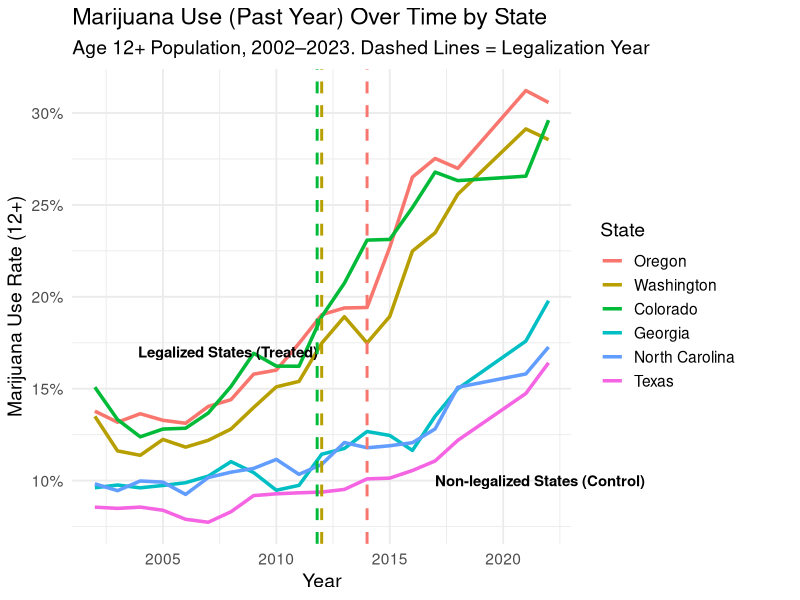
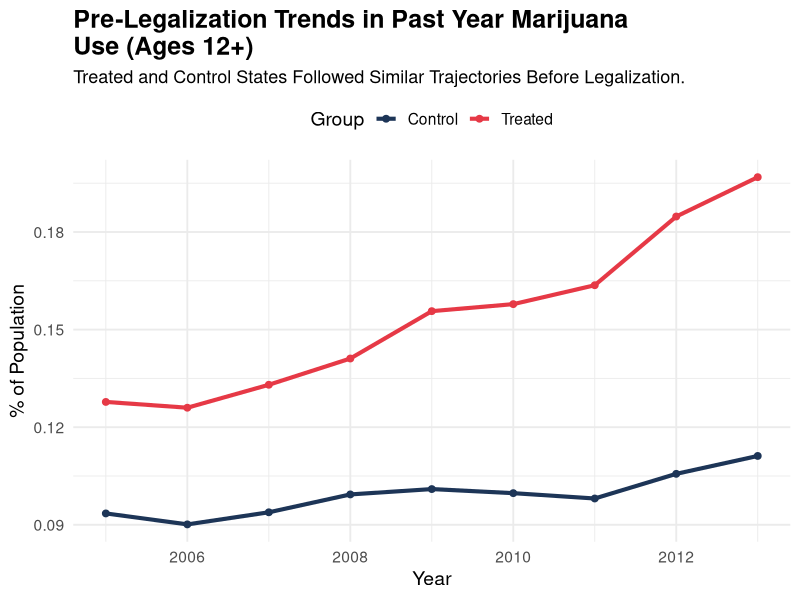
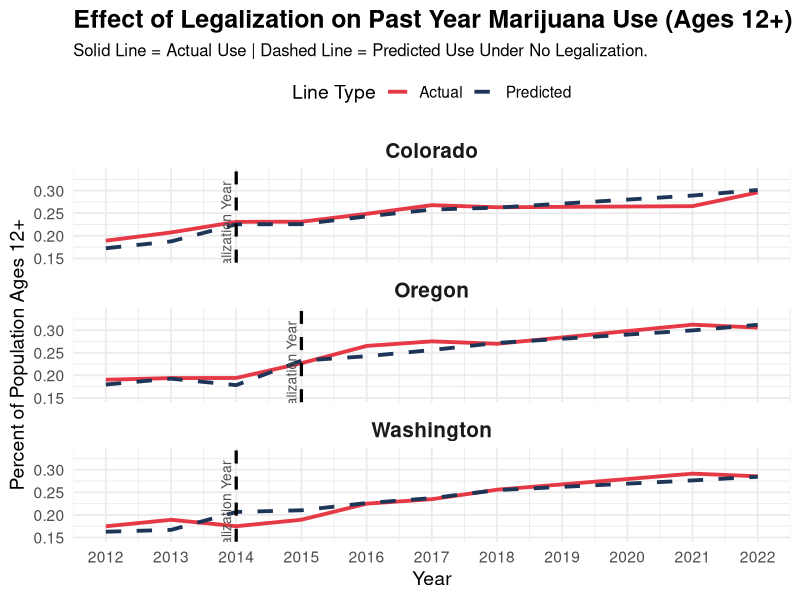
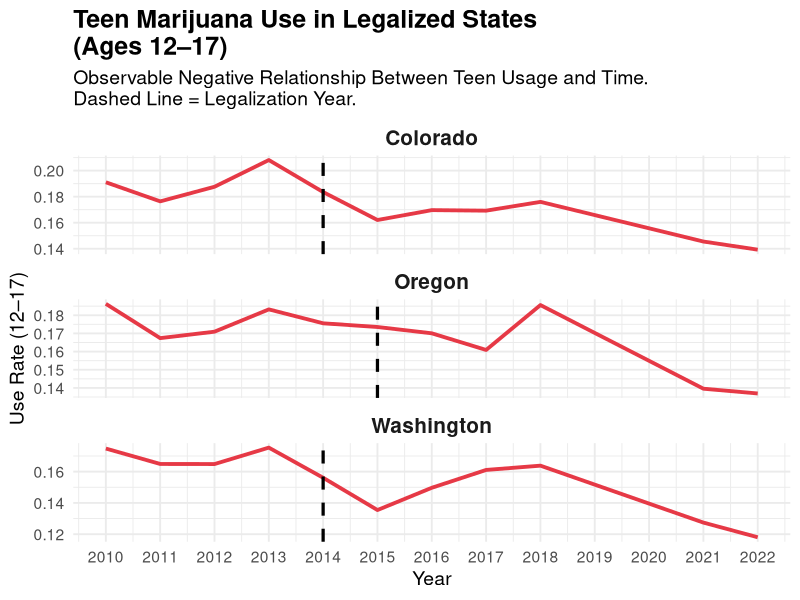
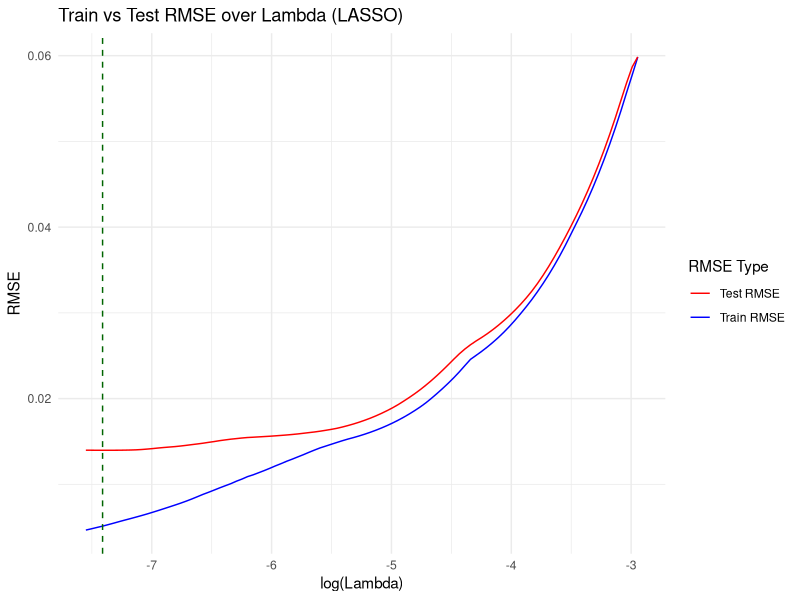

These charts were generated, in order, by the following R code:
## ---- chunk 1
library(ggplot2)
library(dplyr)
library(readr) 
library(tidyverse)
library(sandwich)
library(lmtest)
library(readxl)
library(broom)
library(glue)
library(glmnet)
library(palmerpenguins)

## ---- chunk 2
#Load Main Usage Dataset
usage_df <- read_excel("StateMarijuanaData.xlsx")
## ---- chunk 3
#Clean the Year Pair variable to just one year.
usage_df <- usage_df %>%
  mutate(Year = as.numeric(sub("-.*", "", year_pair)))
## ---- chunk 4
#Load in datasets
Poverty_df <- read_xlsx("Poverty Rates.xlsx")
State_Pop <- read_xlsx("State_Populations.xlsx")
Median_Income <- read_xlsx("MedianIncome.xlsx")
## ---- chunk 5
#Rename Variable in Usage Dataset
usage_df <- usage_df %>%
  rename(State = geography)
## ---- chunk 6
#Join the Datasets
full_df <- usage_df %>%
  left_join(Poverty_df, by = c("State", "Year"))

full_df <- full_df %>%
  left_join(State_Pop, by = c("State", "Year"))

full_df <- full_df %>%
  left_join(Median_Income, by = c("State", "Year"))
## ---- chunk 7
write_csv(full_df, "merged_marijuana_data.csv")
## ---- chunk 8
#Create binary Post Variable, set to 1 = Post Legalization
full_df <- full_df %>%
  mutate(
    Post = case_when(
      (State == "Colorado" & Year >= 2014) |
      (State == "Washington" & Year >= 2014) |
      (State == "Oregon" & Year >= 2015) ~ 1,
      TRUE ~ 0
    )
  )
## ---- chunk 9
#Mark the Treated States in the dataset

full_df <- full_df %>%
  mutate(
    Treated = if_else(State %in% c("Colorado", "Washington", "Oregon"), 1, 0)
  )
## ---- chunk 10
#Section off the Treated States
treated_states <- c("Colorado", "Washington", "Oregon")


#Create a dataset of years before Legalization for testing
pretrend_df <- full_df %>%
  filter(Year >= 2005 & Year < 2014) %>%
  mutate(Group = if_else(State %in% treated_states, "Treated", "Control")) %>%
  group_by(Year, Group) %>%
  summarize(Avg_Use = mean(`12+`, na.rm = TRUE), .groups = "drop")
## ---- chunk 11
df2 <- usage_df %>%
  mutate(Group = ifelse(State %in% c("Colorado","Oregon","Washington"),
                        "Legalized States (Treated)", "Non-legalized States (Control)"))
df2$State <- factor(df2$State,
                    levels = c( "Oregon", "Washington", "Colorado",
                               "Georgia", "North Carolina", "Texas" ))

min_year <- min(df2$Year); max_year <- max(df2$Year)

lab_pos <- tibble::tribble(
  ~label,                    ~x,    ~y,
  "Legalized States (Treated)",     2003.9,  0.17,
  "Non-legalized States (Control)", 2017,  0.10
)

legal_years <- data.frame(
  State = c("Colorado", "Washington", "Oregon"),
  Legal_Year = c(2011.8, 2012, 2014),
   y_position = c(0.31, 0.275, 0.295)
)
## ---- chunk 12
ggplot(df2, aes(x = Year, y = `12+`, color = State)) +
  geom_line(size = 1.2) +
   geom_text(data = lab_pos, aes(x = x, y = y, label = label),
            inherit.aes = FALSE, size = 3.8, fontface = "bold", hjust = 0) +
   geom_vline(data = legal_years,
             aes(xintercept = Legal_Year, color = State),
             linetype = "dashed", size = 1, show.legend = FALSE) +
  scale_y_continuous(labels = scales::percent_format(accuracy = 1)) +
  coord_cartesian(clip = "off") +
  labs(
    title = "Marijuana Use (Past Year) Over Time by State",
    subtitle = "Age 12+ Population, 2002–2023. Dashed Lines = Legalization Year",
    x = "Year",
    y = "Marijuana Use Rate (12+)",
    color = "State"
  ) +
    theme_minimal(base_size = 14) +
  theme(
    legend.position = "right",
    plot.margin = margin(5.5, 40, 5.5, 5.5, "pt")
  )
## ---- chunk 13

ggplot(pretrend_df, aes(x = Year, y = Avg_Use, color = Group)) +
  geom_line(size = 1.4) +
  geom_point(size = 2) +
  labs(
    title = "Pre-Legalization Trends in Past Year Marijuana \nUse (Ages 12+)",
    subtitle = "Treated and Control States Followed Similar Trajectories Before Legalization.",
    x = "Year",
    y = "% of Population",
    color = "Group"
  ) +
  scale_color_manual(values = c("Treated" = "#E63946", "Control" = "#1D3557")) +
  theme_minimal(base_size = 14) +
  theme(
    legend.position = "top",
    plot.title = element_text(size = 18, face = "bold"),
    plot.subtitle = element_text(size = 13)
  )
## ---- chunk 14
#Model for testing 12+ with our control and factor variables
model_adult_controls <- lm(
  `12+` ~ Treated:Post + Median_Income + Poverty_Rate +
    factor(State) + factor(Year),
  data = full_df
)

results <- tidy(model_adult_controls)

treated_post <- tidy(model_adult_controls) %>%
  filter(term == "Treated:Post")

estimate <- round(treated_post$estimate * 100, 2)     
se       <- round(treated_post$std.error * 100, 2)    
pval     <- signif(treated_post$p.value, 3)

cat(glue("Legalization is associated with a {estimate}% point increase in \npast-year marijuana use among individuals aged 12 and older \n(SE = {se}, p = {pval})."))

## ---- chunk 15
legal_years <- data.frame(
  State = c("Colorado", "Washington", "Oregon"),
  Legal_Year = c(2014, 2014, 2015),
   y_position = c(0.31, 0.275, 0.295)
)

plot_df <- full_df %>%
  filter(State %in% legal_years$State, Year >= 2012) %>%
  left_join(legal_years, by = "State")

plot_df$predicted_with_controls <- predict(model_adult_controls, newdata = plot_df)

# Create the plot
ggplot(plot_df, aes(x = Year)) +
  geom_line(aes(y = `12+`, color = "Actual", linetype = "Actual"), size = 1.3) +
  geom_line(aes(y = predicted_with_controls, color = "Predicted", linetype = "Predicted"), size = 1.3) +
  geom_text(
  data = legal_years,
  aes(x = Legal_Year, y = 0.37, label = "Legalization Year"),
  angle = 90, vjust = -0.5, hjust = 1.2, size = 3.5, color = "gray30", inherit.aes = FALSE
) + coord_cartesian(ylim = c(0.15, 0.34)) +
  geom_vline(
  aes(xintercept = Legal_Year),
  linetype = "dashed",       # or "solid" if you prefer
  color = "black",           # stronger contrast
  size = 1.1                 # increase line thickness (default is 0.5)
) +
  facet_wrap(~ State, ncol = 1) +
  scale_x_continuous(breaks = seq(min(plot_df$Year), max(plot_df$Year), by = 1))+
  scale_color_manual(
    name = "Line Type",
    values = c("Actual" = "#E63946", "Predicted" = "#1D3557")
  ) +
  scale_linetype_manual(
    name = "Line Type",
    values = c("Actual" = "solid", "Predicted" = "dashed") 
  ) +
  labs(
    title = "Effect of Legalization on Past Year Marijuana Use (Ages 12+)",
    subtitle = "Solid Line = Actual Use | Dashed Line = Predicted Use Under No Legalization.",
    x = "Year",
    y = "Percent of Population Ages 12+"
  ) +
  theme_minimal(base_size = 14) +
  theme(
    legend.position = "top",
    strip.text = element_text(size = 15, face = "bold"),
    plot.title = element_text(size = 18, face = "bold"),
    plot.subtitle = element_text(size = 12)
  )

#Used Generative Ai for help modeling graph
## ---- chunk 16
legal_years <- data.frame(
  State = c("Colorado", "Washington", "Oregon"),
  Legal_Year = c(2014, 2014, 2015)
)

teen_plot_df <- full_df %>%
  filter(State %in% legal_years$State, Year >= 2010)

ggplot(teen_plot_df, aes(x = Year, y = `12-17`)) +
  geom_line(color = "#E63946", size = 1.3) +
  geom_vline(data = legal_years, aes(xintercept = Legal_Year), 
             linetype = "dashed", color = "black", size = 1.1) +
  facet_wrap(~ State, ncol = 1, scales = "free_y") +
  scale_x_continuous(breaks = seq(min(teen_plot_df$Year), max(teen_plot_df$Year), by = 1))+
  labs(
    title = "Teen Marijuana Use in Legalized States \n(Ages 12–17)",
    subtitle = "Observable Negative Relationship Between Teen Usage and Time. \nDashed Line = Legalization Year.",
    x = "Year",
    y = "Use Rate (12–17)"
  ) +
  theme_minimal(base_size = 14) +
  theme(
    strip.text = element_text(size = 15, face = "bold"),
    plot.title = element_text(size = 18, face = "bold")
  )

#Used Generative Ai for help modeling graph
## ---- chunk 17
#Results from running Regression on just the teen data,
model_teen <- lm(`12-17` ~ Treated:Post + factor(State) + factor(Year), data = full_df)
model_teen_tibble <- tidy(model_teen) %>% filter(term == "Treated:Post")
#model_teen_tibble
## ---- chunk 18
X <- model.matrix(
  `12+` ~ (Treated + Post + Poverty_Rate + Median_Income + factor(State) + factor(Year))^2,
  data = full_df
)[, -1]  # Remove intercept

y <- full_df$`12+`
## ---- chunk 19
set.seed(123)

n <- nrow(X)
eval_idx <- sample(1:n, size = 0.10 * n)
X_eval <- X[eval_idx, ]
y_eval <- y[eval_idx]
X_main <- X[-eval_idx, ]
y_main <- y[-eval_idx]

# Index for train/test split
train_indices <- sample(1:nrow(X_main), size = 0.9 * nrow(X_main))
X_train <- X_main[train_indices, ]
X_test  <- X_main[-train_indices, ]
y_train <- y_main[train_indices]
y_test  <- y_main[-train_indices]

## ---- chunk 20
# Fit LASSO (alpha = 1)
lasso_model <- cv.glmnet(
  X_train, y_train,
  alpha = 1,               # LASSO
  nfolds = 10,             # 10-fold CV
  standardize = TRUE
)
## ---- chunk 21
# Extract lambda values and RMSEs
lambda_vals <- lasso_model$lambda
cv_means <- sqrt(lasso_model$cvm)     # test RMSE
cv_stds  <- sqrt(lasso_model$cvm + lasso_model$cvsd)  # upper bound
train_preds_all <- predict(lasso_model, newx = X_train, s = lambda_vals)
train_rmse_all <- apply(train_preds_all, 2, function(pred) sqrt(mean((y_train - pred)^2)))



# Plot RMSEs vs log(lambda)

df_plot <- data.frame(
  log_lambda = log(lambda_vals),
  Train_RMSE = train_rmse_all,
  Test_RMSE = cv_means
)

ggplot(df_plot, aes(x = log_lambda)) +
  geom_line(aes(y = Train_RMSE, color = "Train RMSE")) +
  geom_line(aes(y = Test_RMSE, color = "Test RMSE")) +
  geom_vline(xintercept = log(lasso_model$lambda.min), linetype = "dashed", color = "darkgreen") +
  scale_color_manual(values = c("Train RMSE" = "blue", "Test RMSE" = "red")) +
  labs(title = "Train vs Test RMSE over Lambda (LASSO)",
       x = "log(Lambda)",
       y = "RMSE",
       color = "RMSE Type") +
  theme_minimal()

#Used Generative Ai for plotting help

## ---- chunk 22
# Predict
train_preds <- predict(lasso_model, s = "lambda.min", newx = X_train)
test_preds  <- predict(lasso_model, s = "lambda.min", newx = X_test)

# RMSE function
rmse <- function(actual, predicted) {
  sqrt(mean((actual - predicted)^2))
}

# Results
train_rmse <- rmse(y_train, train_preds)
test_rmse  <- rmse(y_test,  test_preds)

cat(glue::glue("Train RMSE: {round(train_rmse, 4)}\nTest RMSE: {round(test_rmse, 4)}"))
## ---- chunk 23
set.seed(123)
n <- nrow(X)
eval_idx <- sample(1:n, size = 0.10 * n)
X_eval <- X[eval_idx, ]
y_eval <- y[eval_idx]
X_main <- X[-eval_idx, ]
y_main <- y[-eval_idx]

## ---- chunk 24
# (After fitting lasso_model on X_train from X_main)
eval_preds <- predict(lasso_model, newx = X_eval, s = "lambda.min")
eval_rmse <- rmse(y_eval, eval_preds)
cat(glue("Evaluation RMSE: {round(eval_rmse, 4)}"))
